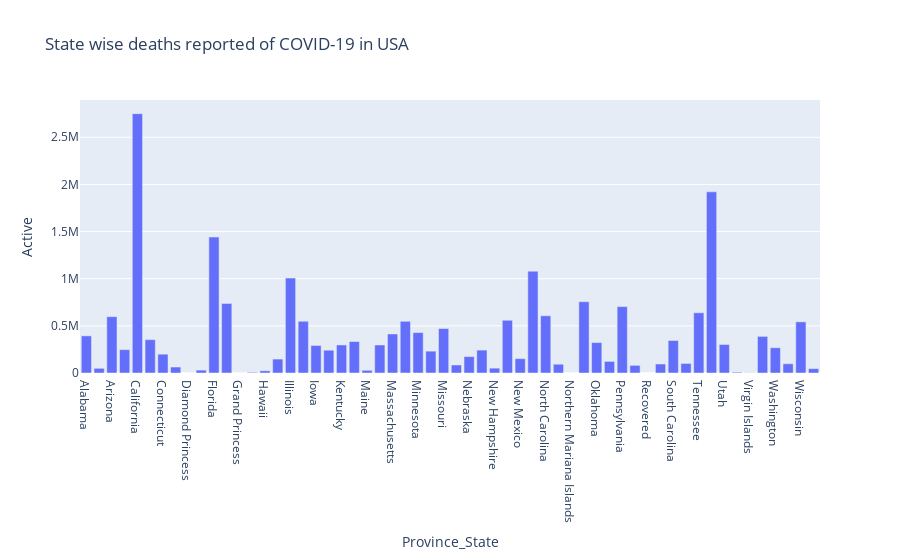

Notebook code for this chart:
### Markdown cell above
### Plot Province/State Wise Active Cases in USA

### Code cell
# state_active = us_summary.sort_values('Last_Update').groupby('Province_State').tail(1)
# US has not reported recovered cases, thus skewing the data.

state_active_fig = px.bar(state_summary, x='Province_State', y='Active', title='State wise deaths reported of COVID-19 in USA')
state_active_fig.show()

### Figure 1 — Plotly figure (JSON) as saved in the notebook; plotly's stock layout.template omitted (floating-point values rounded to 4 significant figures)
{"data": [{"alignmentgroup": "True", "hovertemplate": "Province_State=%{x}<br>Active=%{y}<extra></extra>", "legendgroup": "", "marker": {"color": "#636efa", "pattern": {"shape": ""}}, "name": "", "offsetgroup": "", "orientation": "v", "showlegend": false, "textposition": "auto", "type": "bar", "x": ["Alabama", "Alaska", "Arizona", "Arkansas", "California", "Colorado", "Connecticut", "Delaware", "Diamond Princess", "District of Columbia", "Florida", "Georgia", "Grand Princess", "Guam", "Hawaii", "Idaho", "Illinois", "Indiana", "Iowa", "Kansas", "Kentucky", "Louisiana", "Maine", "Maryland", "Massachusetts", "Michigan", "Minnesota", "Mississippi", "Missouri", "Montana", "Nebraska", "Nevada", "New Hampshire", "New Jersey", "New Mexico", "New York", "North Carolina", "North Dakota", "Northern Mariana Islands", "Ohio", "Oklahoma", "Oregon", "Pennsylvania", "Puerto Rico", "Recovered", "Rhode Island", "South Carolina", "South Dakota", "Tennessee", "Texas", "Utah", "Vermont", "Virgin Islands", "Virginia", "Washington", "West Virginia", "Wisconsin", "Wyoming"], "xaxis": "x", "y": [393851, 49755, 597309, 247736, 2750669, 353757, 199670, 63347, 49, 30644, 1441893, 737395, 100, 7275, 23589, 147707, 1006442, 548634, 292044, 241572, 297521, 333598, 28587, 297162, 414061, 548408, 428682, 231722, 471444, 85048, 173883, 242859, 51509, 559396, 152222, 1080226, 606930, 93206, 123, 756078, 322539, 122873, 704110, 81014, 0, 95552, 344326, 101331, 638746, 1921602, 302333, 8634, 2119, 388334, 267897, 98208, 542567, 46230], "yaxis": "y"}], "layout": {"barmode": "relative", "legend": {"tracegroupgap": 0}, "title": {"text": "State wise deaths reported of COVID-19 in USA"}, "xaxis": {"anchor": "y", "domain": [0, 1], "title": {"text": "Province_State"}}, "yaxis": {"anchor": "x", "domain": [0, 1], "title": {"text": "Active"}}}}
